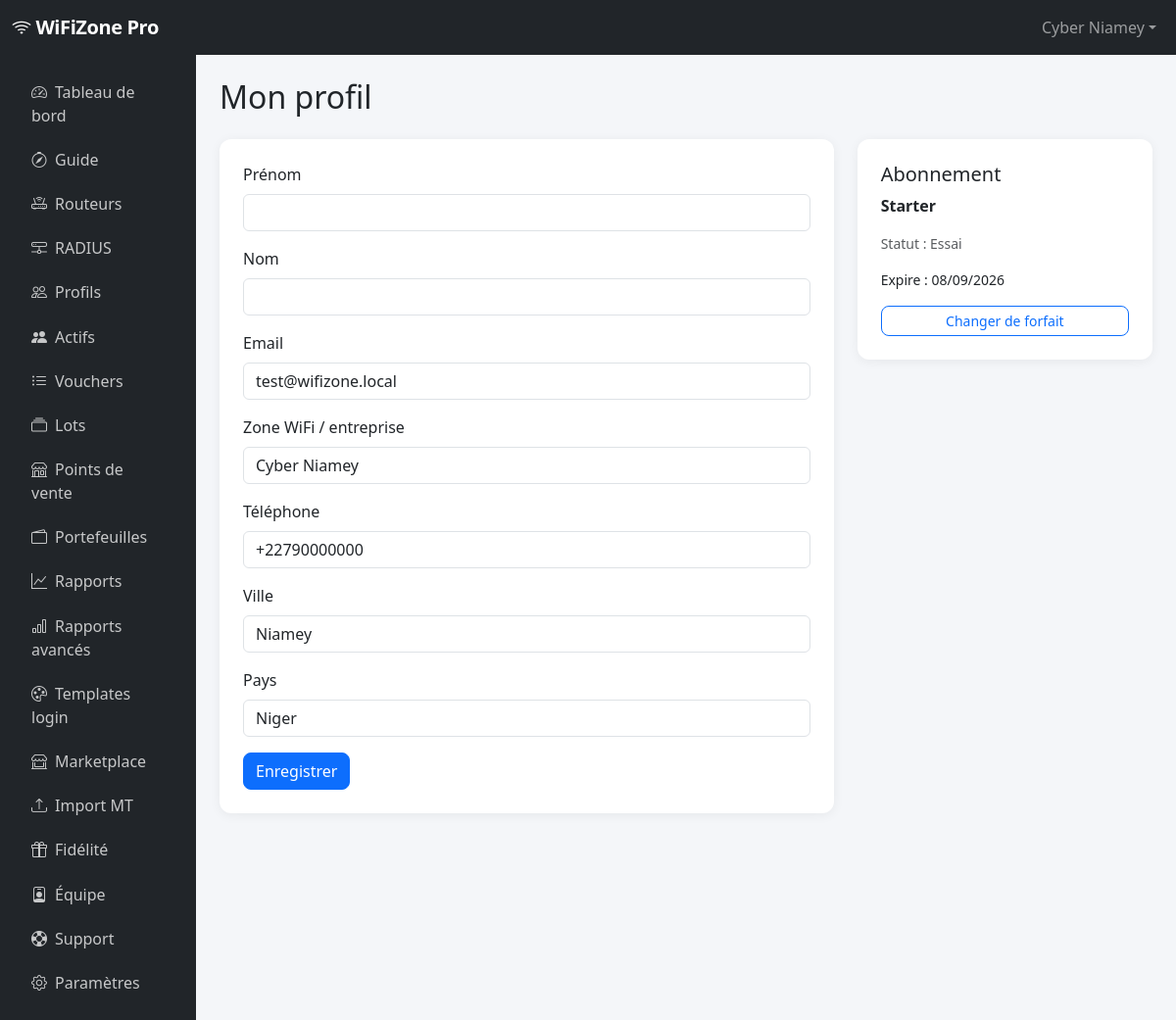
The page /accounts/profile/ (signed in) on the database its author committed.
### accounts/models.py (models this page shows, shortened)
class User(AbstractUser):
    company_name = models.CharField("entreprise / zone WiFi", max_length=200, blank=True)
    phone = models.CharField("téléphone", max_length=30, blank=True)
    city = models.CharField("ville", max_length=100, blank=True)
    country = models.CharField("pays", max_length=100, default="Niger")
    is_reseller = models.BooleanField(default=False)
    totp_secret = models.CharField(max_length=32, blank=True)
    totp_enabled = models.BooleanField(default=False)
    gdpr_consent_at = models.DateTimeField(null=True, blank=True)
    reseller = models.ForeignKey(
        "self",
        null=True,
        blank=True,
        on_delete=models.SET_NULL,
        related_name="reseller_clients",
    )
    class Meta:
        verbose_name = "utilisateur"
        verbose_name_plural = "utilisateurs"
    @property
    def display_name(self):
        return self.company_name or self.get_full_name() or self.username

### billing/models.py (models this page shows, shortened)
class Subscription(models.Model):
    class Status(models.TextChoices):
        TRIAL = "trial", "Essai"
        ACTIVE = "active", "Actif"
        PAST_DUE = "past_due", "Impayé"
        CANCELLED = "cancelled", "Annulé"
        EXPIRED = "expired", "Expiré"
    user = models.OneToOneField(
        settings.AUTH_USER_MODEL,
        on_delete=models.CASCADE,
        related_name="subscription",
    )
    plan = models.ForeignKey(Plan, on_delete=models.PROTECT, related_name="subscriptions")
    status = models.CharField(
        max_length=20,
        choices=Status.choices,
        default=Status.TRIAL,
    )
    started_at = models.DateTimeField(auto_now_add=True)
    expires_at = models.DateTimeField("expire le")
    vouchers_used_this_month = models.PositiveIntegerField(default=0)
    month_reset_at = models.DateTimeField(null=True, blank=True)
    class Meta:
        verbose_name = "abonnement"
        verbose_name_plural = "abonnements"
    def reset_monthly_usage_if_needed(self):
        now = timezone.now()
        if not self.month_reset_at or now.month != self.month_reset_at.month:
            self.vouchers_used_this_month = 0
            self.month_reset_at = now
            self.save(update_fields=["vouchers_used_this_month", "month_reset_at"])

class Plan(models.Model):
    name = models.CharField("nom", max_length=100)
    slug = models.SlugField(unique=True)
    description = models.TextField("description", blank=True)
    price_monthly = models.DecimalField(
        "prix mensuel (FCFA)",
        max_digits=12,
        decimal_places=0,
        default=Decimal("0"),
    )
    max_routers = models.PositiveIntegerField("routeurs max", default=1)
    max_vouchers_month = models.PositiveIntegerField("vouchers / mois", default=100)
    max_profiles = models.PositiveIntegerField("profils max", default=5)
    max_staff = models.PositiveIntegerField(
        "employés max",
        default=0,
        help_text="0 = pas de multi-utilisateurs",
    )
    features = models.JSONField("fonctionnalités", default=list, blank=True)
    is_active = models.BooleanField("actif", default=True)
    is_highlighted = models.BooleanField("mis en avant", default=False)
    sort_order = models.PositiveIntegerField("ordre", default=0)
    class Meta:
        ordering = ["sort_order", "price_monthly"]
        verbose_name = "forfait"
        verbose_name_plural = "forfaits"

### accounts/views.py (the view)
# urls.py: path("profile/", views.profile, name="profile"),
@login_required
def profile(request):
    operator = get_operator(request.user)
    if request.method == "POST" and is_team_owner(request.user):
        form = ProfileForm(request.POST, instance=operator)
        if form.is_valid():
            form.save()
            return redirect("accounts:profile")
    else:
        form = ProfileForm(instance=operator if is_team_owner(request.user) else request.user)
    subscription = get_user_subscription(operator)
    return render(
        request,
        "accounts/profile.html",
        {"form": form, "subscription": subscription, "is_owner": is_team_owner(request.user)},
    )

### accounts/forms.py
class ProfileForm(forms.ModelForm):
    class Meta:
        model = User
        fields = ("first_name", "last_name", "email", "company_name", "phone", "city", "country")
        labels = {
            "first_name": "Prénom",
            "last_name": "Nom",
            "email": "Email",
            "company_name": "Zone WiFi / entreprise",
            "phone": "Téléphone",
            "city": "Ville",
            "country": "Pays",
        }
    def __init__(self, *args, **kwargs):
        super().__init__(*args, **kwargs)
        for field in self.fields.values():
            field.widget.attrs.setdefault("class", "form-control")

### accounts/tenant.py (called while the page is built)
def get_operator(user):
    if not user.is_authenticated:
        return None
    membership = user.team_memberships.filter(is_active=True).select_related("owner").first()
    if membership:
        return membership.owner
    return user

def is_team_owner(user):
    return user.is_authenticated and get_operator(user) == user

### billing/context_processors.py (called while the page is built)
def subscription_context(request):
    if not request.user.is_authenticated:
        return {"current_subscription": None, "current_plan": None, "operator": None}
    operator = get_operator(request.user)
    sub = get_user_subscription(operator)
    return {
        "current_subscription": sub,
        "current_plan": sub.plan if sub else None,
        "operator": operator,
    }

### billing/services.py (called while the page is built)
def get_user_subscription(user):
    if not user.is_authenticated:
        return None
    try:
        sub = Subscription.objects.select_related("plan").get(user=user)
        sub.reset_monthly_usage_if_needed()
        return sub
    except Subscription.DoesNotExist:
        return None

### templates/accounts/profile.html (shortened to what this page needs)
{% extends "base_app.html" %}
{% block page_title %}Mon profil{% endblock %}
{% block app_content %}
<div class="row">
  <div class="col-lg-8">
    <div class="card p-4">
      <form method="post">
        {% for field in form %}
        <div class="mb-3">
          <label class="form-label">{{ field.label }}</label>
          {{ field }}
        </div>
        {% endfor %}
        <button type="submit" class="btn btn-primary">Enregistrer</button>
      </form>
    </div>
  </div>
  <div class="col-lg-4">
  {% if subscription %}
  <div class="card p-4">
    <h5>Abonnement</h5>
    <p><strong>{{ subscription.plan.name }}</strong></p>
    <p class="small text-muted">Statut : {{ subscription.get_status_display }}</p>
    <p class="small">Expire : {{ subscription.expires_at|date:"d/m/Y" }}</p>
    <a href="{% url 'billing:pricing' %}" class="btn btn-outline-primary btn-sm">Changer de forfait</a>
  </div>
  {% endif %}
  </div>
</div>
{% endblock %}

### templates/base_app.html (shortened to what this page needs)
{% extends "base.html" %}
{% block body_class %}app-layout{% endblock %}
{% block navbar %}
<nav class="navbar navbar-expand-lg navbar-dark bg-dark">
  <div class="container-fluid">
    <a class="navbar-brand" href="{% url 'dashboard:home' %}">
      <i class="bi bi-wifi"></i> WiFiZone Pro
    </a>
    <div class="collapse navbar-collapse" id="appNav">
      <ul class="navbar-nav ms-auto align-items-lg-center gap-1">
        <li class="nav-item dropdown">
          <a class="nav-link dropdown-toggle" href="#" data-bs-toggle="dropdown">{{ user.display_name }}</a>
        </li>
      </ul>
    </div>
  </div>
</nav>
{% endblock %}
{% block content %}
<div class="container-fluid">
  <div class="row">
  <nav class="col-md-3 col-lg-2 sidebar-app p-3 no-print">
    <ul class="nav flex-column">
      <li class="nav-item"><a class="nav-link {% if request.resolver_match.url_name == 'home' %}active{% endif %}" href="{% url 'dashboard:home' %}"><i class="bi bi-speedometer2 me-2"></i>Tableau de bord</a></li>
      <li class="nav-item"><a class="nav-link" href="{% url 'core:onboarding' %}"><i class="bi bi-compass me-2"></i>Guide</a></li>
      <li class="nav-item"><a class="nav-link" href="{% url 'routers:list' %}"><i class="bi bi-router me-2"></i>Routeurs</a></li>
      <li class="nav-item"><a class="nav-link" href="{% url 'routers:radius_list' %}"><i class="bi bi-hdd-network me-2"></i>RADIUS</a></li>
      <li class="nav-item"><a class="nav-link" href="{% url 'hotspots:profile_list' %}"><i class="bi bi-people me-2"></i>Profils</a></li>
      <li class="nav-item"><a class="nav-link" href="{% url 'dashboard:active_users' %}"><i class="bi bi-people-fill me-2"></i>Actifs</a></li>
      <li class="nav-item"><a class="nav-link" href="{% url 'hotspots:voucher_list' %}"><i class="bi bi-list-ul me-2"></i>Vouchers</a></li>
      <li class="nav-item"><a class="nav-link" href="{% url 'hotspots:batch_list' %}"><i class="bi bi-collection me-2"></i>Lots</a></li>
      <li class="nav-item"><a class="nav-link" href="{% url 'hotspots:pos_list' %}"><i class="bi bi-shop me-2"></i>Points de vente</a></li>
      <li class="nav-item"><a class="nav-link" href="{% url 'hotspots:wallet_list' %}"><i class="bi bi-wallet2 me-2"></i>Portefeuilles</a></li>
      <li class="nav-item"><a class="nav-link" href="{% url 'hotspots:reports' %}"><i class="bi bi-graph-up me-2"></i>Rapports</a></li>
      <li class="nav-item"><a class="nav-link" href="{% url 'hotspots:advanced_reports' %}"><i class="bi bi-bar-chart me-2"></i>Rapports avancés</a></li>
      <li class="nav-item"><a class="nav-link" href="{% url 'hotspots:login_template_list' %}"><i class="bi bi-palette me-2"></i>Templates login</a></li>
      <li class="nav-item"><a class="nav-link" href="{% url 'hotspots:template_marketplace' %}"><i class="bi bi-shop-window me-2"></i>Marketplace</a></li>
      <li class="nav-item"><a class="nav-link" href="{% url 'hotspots:import_users' %}"><i class="bi bi-upload me-2"></i>Import MT</a></li>
      <li class="nav-item"><a class="nav-link" href="{% url 'hotspots:loyalty' %}"><i class="bi bi-gift me-2"></i>Fidélité</a></li>
      <li class="nav-item"><a class="nav-link" href="{% url 'accounts:team_list' %}"><i class="bi bi-person-badge me-2"></i>Équipe</a></li>
      <li class="nav-item"><a class="nav-link" href="{% url 'support:list' %}"><i class="bi bi-life-preserver me-2"></i>Support</a></li>
      <li class="nav-item"><a class="nav-link" href="{% url 'core:settings' %}"><i class="bi bi-gear me-2"></i>Paramètres</a></li>
    </ul>
  </nav>
  <main class="col-md-9 col-lg-10 p-4">
    <h2 class="mb-4">{% block page_title %}{% endblock %}</h2>
    {% block app_content %}{% endblock %}
  </main>
  </div>
</div>
{% endblock %}

### static/css/custom.css (style rules this page uses)
:root { --wz-primary: #0d6efd; --wz-dark: #1a1d23; --wz-sidebar: #212529; }
body { font-family: "Segoe UI", system-ui, -apple-system, sans-serif; background-color: #f4f6f9; }
.navbar-brand { font-weight: 700; letter-spacing: -0.02em; }
.sidebar-app { background: var(--wz-sidebar); min-height: calc(100vh - 56px); }
.sidebar-app .nav-link { color: rgba(255, 255, 255, 0.75); border-radius: 8px; margin-bottom: 2px; padding: 0.6rem 1rem; }
.card { border: none; border-radius: 12px; box-shadow: 0 2px 12px rgba(0, 0, 0, 0.06); }
.btn { border-radius: 8px; }

### rows shown on the page
User: display_name "Cyber Niamey", form "test@wifizone.local" "Cyber Niamey" "+22790000000" "Niamey" "Niger"
Subscription: plan.name "Starter", status "Essai", expires_at "08/09/2026"

### other values the page prints
{{ field.label }} "Prénom" "Nom" "Email" "Zone WiFi / entreprise" "Téléphone" "Ville" "Pays"
